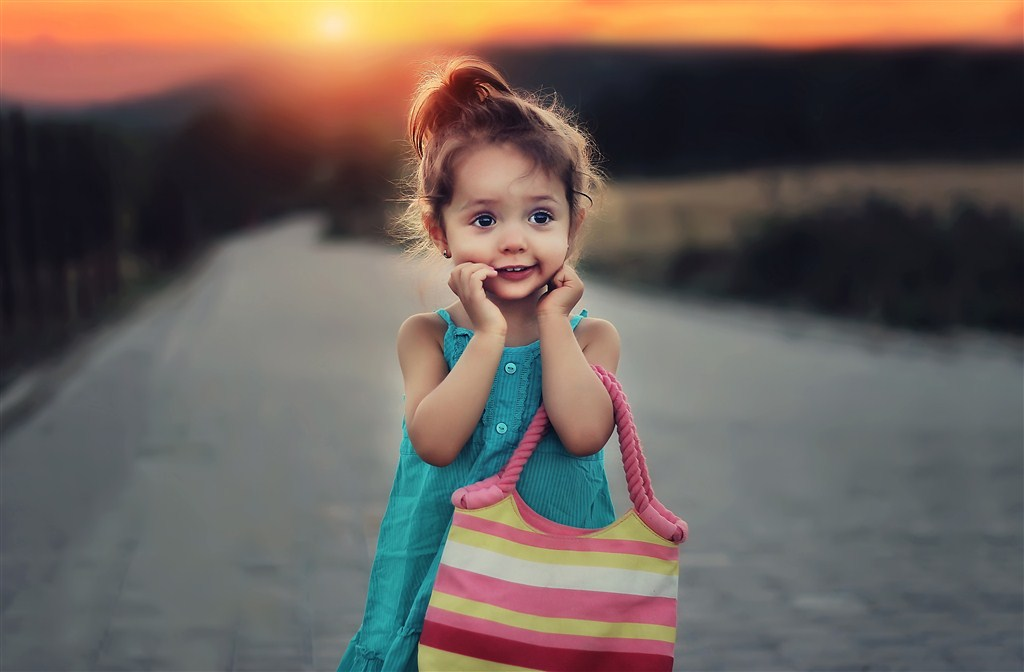
#> input picture opencv/images/others/002.jpg, 1024 x 672 px, found by its file name
$ python translation.py --image ../images/others/002.jpg
#> lines starting #> are read from the running program, lines starting #| are printed output that depends on the picture
### opencv/practice_python_opencv/imutils.py
import numpy as np
import cv2


def translate(image, x, y):
    M = np.float32([[1, 0, x], [0, 1, y]])
    shifted = cv2.warpAffine(image, M, (image.shape[1], image.shape[0]))
    return shifted


# [26 lines left out: functions rotate, resize, not called in this run]

### opencv/practice_python_opencv/translation.py
import argparse
from practice_python_opencv import imutils
import cv2

ap = argparse.ArgumentParser()
ap.add_argument("-i", "--image", required = True, help = "Path to the image")
temp = ap.parse_args()
args = vars(ap.parse_args())

image = cv2.imread("./images/others/002.jpg")
#> image is the input picture: shape (672, 1024, 3); mean B, G, R 89.8, 95.7, 107.5
cv2.imshow("Original", image)

# [9 lines of commented-out code are left out]

shifted = imutils.translate(image, 0, 100)
#> in translate, `shifted = cv2.warpAffine(image, M, (image.shape[1], image.shape[0]))`:
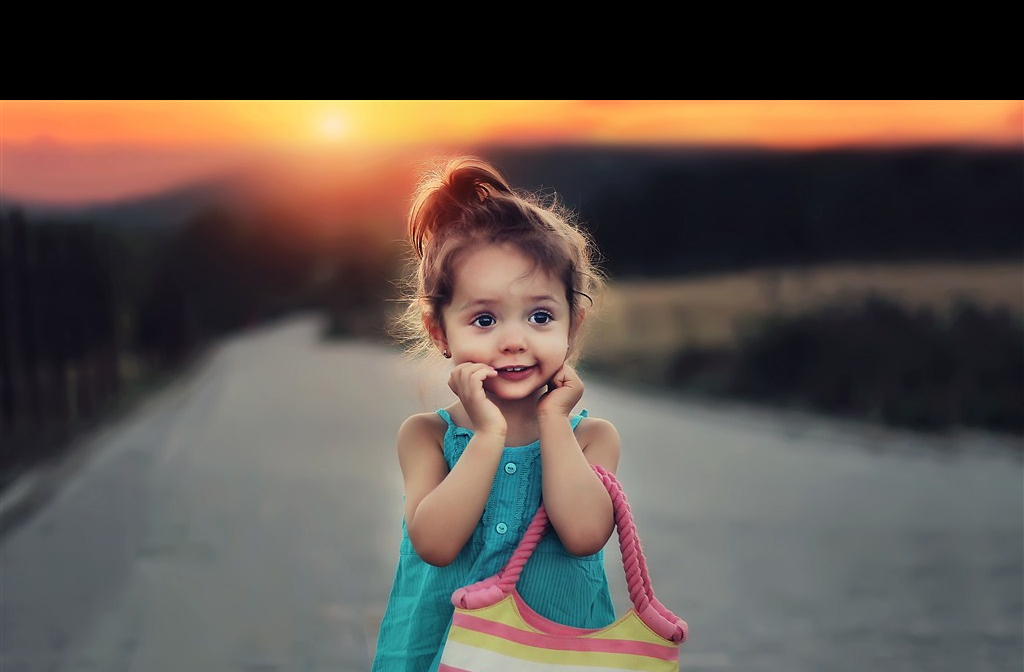
#> shifted: shape (672, 1024, 3); mean B, G, R 74.2, 80.5, 91.6
cv2.imshow("Shift Down", shifted)
cv2.waitKey(0)

$ run again, with opencv/images/others/003.jpg copied over opencv/images/others/002.jpg
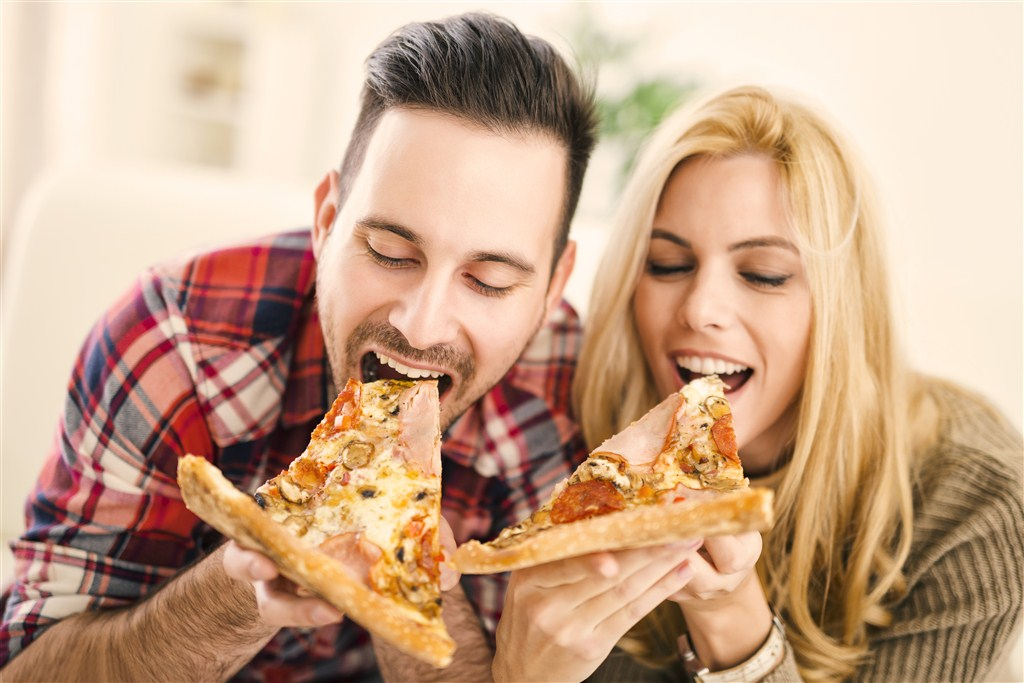
#> input picture opencv/images/others/003.jpg, 1024 x 683 px, found by its file name
#> image is the input picture: shape (683, 1024, 3); mean B, G, R 138.3, 165.4, 200.5
#> in translate, `shifted = cv2.warpAffine(image, M, (image.shape[1], image.shape[0]))`:
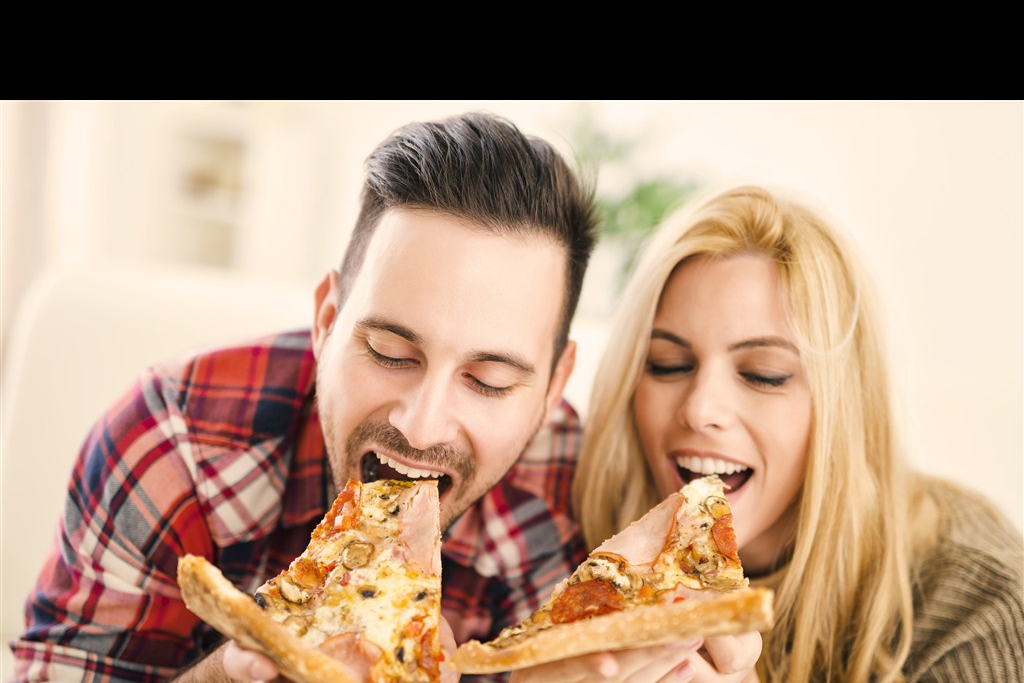
#> shifted: shape (683, 1024, 3); mean B, G, R 126.1, 148.3, 177.6

$ run again, with opencv/images/others/cat001.jpg copied over opencv/images/others/002.jpg
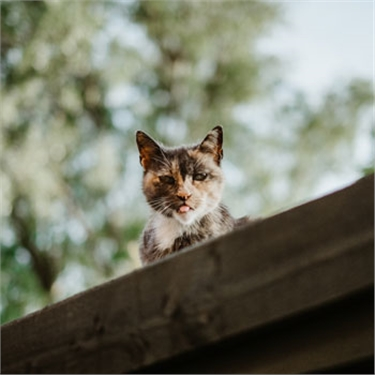
#> input picture opencv/images/others/cat001.jpg, 375 x 375 px, found by its file name
#> image is the input picture: shape (375, 375, 3); mean B, G, R 103.4, 118.6, 116.7
#> in translate, `shifted = cv2.warpAffine(image, M, (image.shape[1], image.shape[0]))`:
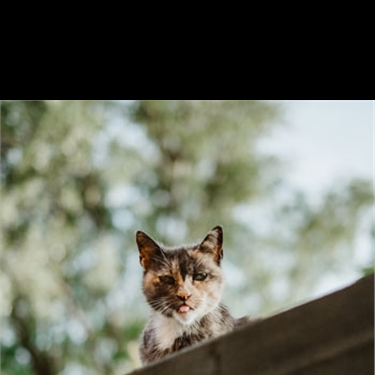
#> shifted: shape (375, 375, 3); mean B, G, R 96, 108.2, 105
